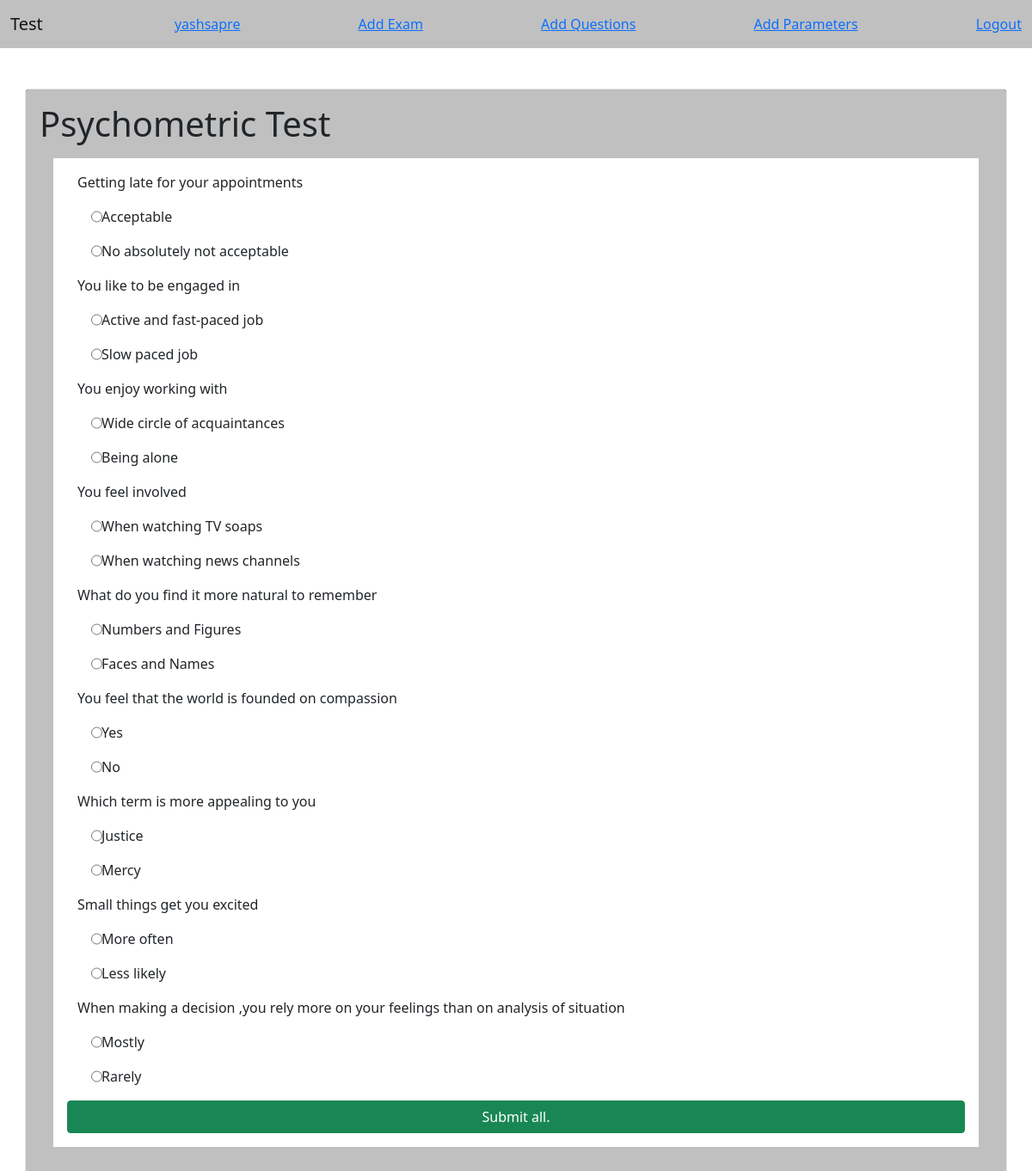
Screenshot of /Quiz/give_test/1 (signed in) with the database file from the repository.
### Quiz/models.py (models this page shows)
class exam(models.Model):
    exam_name = models.CharField(max_length=50)
    exam_questions = models.ManyToManyField(questions)
    def __str__(self):
        return str(self.exam_name)

class questions(models.Model):
    question_text = models.CharField(max_length=120)
    answer1 = models.CharField(max_length=120)
    answer2 = models.CharField(max_length=120)
    parameter = models.ForeignKey('parameters',on_delete=CASCADE)
    def __str__(self):
        return str(self.question_text)

### Quiz/views.py (the view, shortened to what this page needs)
# urls.py: path('give_test/<int:pk>',views.give_test.as_view(),name='give_test'),
class give_test(View):
    def get(self,request,pk):
        exam_selected = exam.objects.get(id = pk)
        exam_questions = exam_selected.exam_questions.all()
        return render(request,template_name='Quiz/give_test.html',context={'exam_questions':exam_questions,'exam_selected':exam_selected})

### Quiz/templates/Quiz/give_test.html (shortened to what this page needs)
{% extends 'Quiz/base.html' %}
{%block content %}
<h1>{{exam_selected}}</h1>
<form method="POST">
    <div class="row dashboardblock">
    {% for question in exam_questions %}
    <div class = "col-12 ">
        {{question}}
        <div class="input-group m-3">
        <input type="radio" id={{question.answer1}} name={{question.id}} value={{question.answer1}}>
            <label for={{question.answer1}}>{{question.answer1}}</label>
        </div>
        <div class="input-group m-3">
            <input type="radio" id={{question.answer2}} name={{question.id}} value={{question.answer2}}>
            <label for={{question.answer2}}>{{question.answer2}}</label>
        </div>
    </div>
{% endfor %}
<input type ="submit" value ="Submit all." class="btn btn-success">
</div>
</form>
{% endblock %}

### Quiz/templates/Quiz/base.html (shortened to what this page needs)
<!doctype html>
<html lang="en">
  <head>
      {% load static %}
    <link href="{% static 'Quiz/css/bootstrap.min.css' %}" rel="stylesheet" type="text/css">
    <link href="{% static 'Quiz/css/styles.css' %}" rel="stylesheet" type="text/css">
  </head>
    <body>
        <nav class="navbar navbar-expand-lg navbar-light " style="background-color:silver;">
            <div class="container-fluid">
                <a class="navbar-brand" href="{% url 'Quiz:dashboard' %}" ">Test </a>
                {%if request.user.is_authenticated %}
                <a class="" href="{% url 'Quiz:dashboard' %}" ">{{request.user}} </a>
                <a class="" href="{% url 'Quiz:add_exam' %}">Add Exam</a>
                <a class="" href="{% url 'Quiz:add_questions' %}">Add Questions</a>
                <a class="" href="{% url 'Quiz:add_parameters' %}">Add Parameters</a>
                <a class="" href="{% url 'Quiz:logout' %}">Logout </a>
                {% else %}
                <div>
                <a class="" href="{% url 'Quiz:login' %}" ">Login</a>
                <a class="" href="{% url 'Quiz:register' %}" ">Register</a>
                </div>
                {% endif %}
            </div>
        </nav>
        <div class = "container mt-5 p-3 container-card" >
            {% block content %}
            {% endblock %}
        </div>
    </body>
</html>

### Quiz/static/Quiz/css/styles.css (style rules this page uses)
.container-card { border-color:black; border-radius: 4px; background-color: silver; border-width:thin; box-shadow: 0px 0px 1px 0px black; }
.dashboardblock { margin: 1em; background-color: white; padding: 1em; }

### rows the page displays
exam: exam_name "Psychometric Test"
questions: question_text "Getting late for your appointments", answer1 "Acceptable", answer2 "No absolutely not acceptable"
questions: question_text "You like to be engaged in", answer1 "Active and fast-paced job", answer2 "Slow paced job"
questions: question_text "You enjoy working with", answer1 "Wide circle of acquaintances", answer2 "Being alone"
questions: question_text "You feel involved", answer1 "When watching TV soaps", answer2 "When watching news channels"
questions: question_text "What do you find it more natural to remember", answer1 "Numbers and Figures", answer2 "Faces and Names"
questions: question_text "You feel that the world is founded on compassion", answer1 "Yes", answer2 "No"
questions: question_text "Which term is more appealing to you", answer1 "Justice", answer2 "Mercy"
questions: question_text "Small things get you excited", answer1 "More often", answer2 "Less likely"
questions: question_text "When making a decision ,you rely more on your feelings than on analysis of situation", answer1 "Mostly", answer2 "Rarely"

### other values shown
{{ request.user }} "yashsapre"
